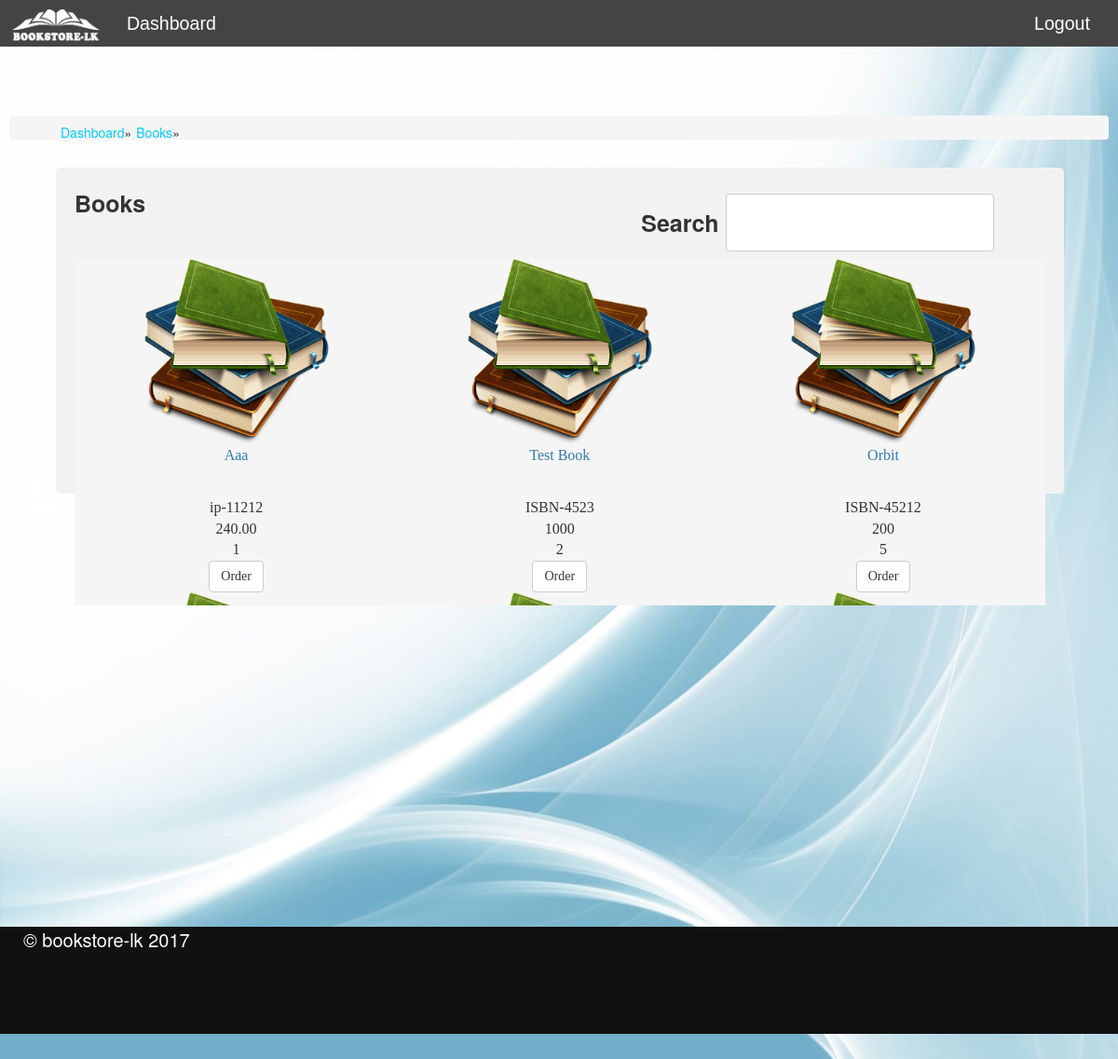
Page /books.php (signed in) on the committed database.
### tables this page shows
CREATE TABLE `book` (
  `id` int(11) NOT NULL,
  `name` varchar(100) NOT NULL,
  `isbn` varchar(100) NOT NULL,
  `price` varchar(255) NOT NULL,
  `count` int(11) NOT NULL,
  `download_count` int(11) NOT NULL DEFAULT '0',
  `created_by` int(11) NOT NULL
);

### classes/DB.php (called while the page is built, shortened)
<?php
class DB {
    private static $_instance = null;
    private $_pdo,
            $_query,
            $_results,
            $_error = false,
            $_count = 0;
    private function __construct(){
        try{
            $this->_pdo = new PDO('mysql:host='.Config::get('mysql/host').';dbname='.Config::get('mysql/db'),Config::get('mysql/username'),Config::get('mysql/password'));
        }catch (PDOException $e){
            die($e->getMessage());
        }
    }
    public static function getInstance(){
        if(!isset(self::$_instance)){
            self::$_instance = new DB();
        }
        return self::$_instance;
    }
    public function query($sql, $params = array()){
        if ($this->_query = $this->_pdo->prepare($sql)) {
            $x = 1;
            if (count($params)) {
                foreach ($params as $param) {
                    $this->_query->bindValue($x, $param);
                    $x++;
                }
            }
            if ($this->_query->execute()) {
                $this->_results = $this->_query->fetchAll(PDO::FETCH_OBJ);
                $this->_count = $this->_query->rowCount();
            } else {
                $this->_error = true;
            }
        }
        return $this;
    }
    public function results(){
        return $this->_results;
    }
    public  function count(){
        return $this->_count;
    }
}

### classes/Book.php (called while the page is built, shortened)
<?php
class Book {
    private $_db,
        $_data,
        $_isLoggedIn;
    public function __construct($user = null) {
        $this->_db = DB::getInstance();
    }
    public function getAll()
    {
        $books = array();
        $this->_db->query('SELECT * FROM book' , array());
        foreach ($this->_db->results() as $b){
            $books[] = $b;
        }
        return $books;
    }
}

### classes/Config.php (called while the page is built)
<?php
class Config {
    public static function get($path = null){
        if($path){
            $config = $GLOBALS['config'];
            $path = explode('/',$path);
            foreach($path as $bit){
                if(isset($config[$bit])){
                    $config = $config[$bit];
                }
            }
            return $config;
        }
        return false;
    }
}

### books.php (the view, shortened to what this page needs)
<!DOCTYPE html>
<html lang="en">
<head>
</head>
<link rel="stylesheet" href="https://maxcdn.bootstrapcdn.com/bootstrap/3.3.7/css/bootstrap.min.css">
</head>
<?php include_once 'includes/header.php' ?>
<body>
<?php include_once 'includes/navigation.php' ?>
<div class="content">
    <div class="breadcrumb">
        <ul>
            <li><a href="user_dashboard.php">Dashboard</a>&raquo</li>
            <li><a href="books.php">Books</a>&raquo</li>
        </ul>
    </div>
    <div class="panel_background col-11">
        <div class="panel_heading">
            <strong>Books</strong>
            <form style="float:right;">
                <label>Search</label>
                <input class="input_text col-8" type="text" id="bookSearch"
                       onkeyup="showResult(this.value,'searchBook')">
            </form>
        </div>
        <div class="panel_body" style="max-height: 120%;min-width: 100%;overflow: auto">
            <?php
            $book = new Book();
            $books = $book->getAll();
            if (count($books)) {
                ?>
                    <?php
                    foreach ($books as $b) {
                        $isbn = $b->isbn;
                        $price = $b->price;
                        ?>
                        <test>
                        <div id="<?php echo "data" . $b->id; ?>" class="col-lg-4 trcls" style="background-color : whitesmoke;">
                          <div class="">
                            <center><img src="styles/img/icons/books.png" width="200px" height="200px"></center>
                          </div>
                          <div class="book-detail">
                            <center>
                              <p><a class=""><?php echo $b->name ?></a></p></br>
                              <?php echo $b->isbn ?> </br>
                              <?php echo $b->price ?> </br>
                              <?php echo $b->count?> </br>
                              <a href="confirm_order.php?isbn=<?php echo $isbn; ?>&price=<?php echo $price; ?>"><button type="button" onclick="orderp()" class="btn btn-default">Order</button></a>
                            </center>
                          </div>
                        </div>
                      </test>
                    <?php
                    }
                    ?>
                <?php
            } else {
                echo 'No books found';
            }
            ?>
        </div>
    </div>
</div>
<?php include_once 'includes/footer.php'; ?>
</body>
</html>

### styles/css/main.css (style rules this page uses)
body { margin: 0; min-height: 100vh; background-image: url("../img/background-hd.jpg"); background-repeat: round; }
.content { min-height: 77vh; }
.content div { display: block; }
@media screen and (min-width: 600px) { .content { padding: 10px; } }
@media screen and (min-width: 600px) { .panel_background { margin-left: 50px; margin-right: 50px; } }
.input_text { width: 100%; padding: 12px 20px; margin: 8px 0; display: inline-block; border: 1px solid #ccc; border-radius: 4px; box-sizing: border-box; }
.panel_background { border-radius: 5px; background-color: #f2f2f2; padding: 20px; float: left; margin-bottom: 10px; margin-top: 10px; height: 350px; }
.panel_heading { text-align: left; margin-bottom: 10px; font-size: 25px; }
.breadcrumb li { list-style: none; float: left; margin-right: 5px; }
.breadcrumb a { color: #04cdff; text-decoration: none; }

### styles/css/custom.css (style rules this page uses)
@media screen and (min-width: 600px) { .col-8 { width: 66.66%; } }
@media screen and (min-width: 600px) { .col-11 { width: 91.66%; } }
.book-detail { font-family: fantasy; font-size: 16px; }

### rows in the picture
book: name "Aaa", isbn "ip-11212", price "240.00", count "1"
book: name "Test Book", isbn "ISBN-4523", price "1000", count "2"
book: name "Orbit", isbn "ISBN-45212", price "200", count "5"
